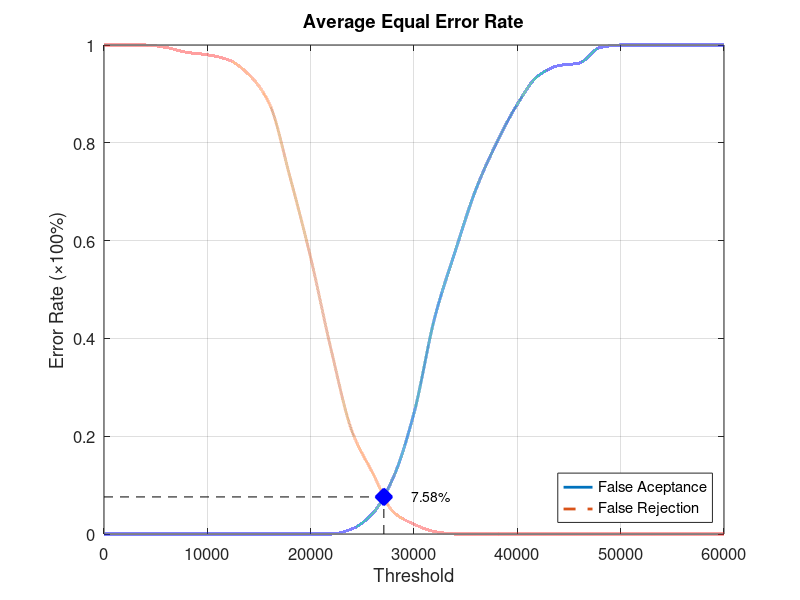
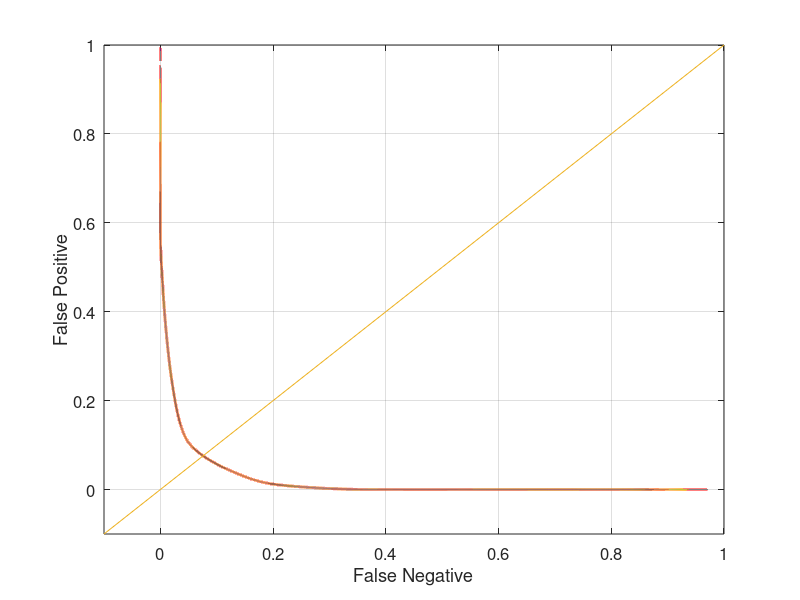

These charts were generated, in order, by the following MATLAB code:
function yEER = Database4_4
close all;
clear;
clc;
x = 0:2000:60000;
xq = 0:0.5:60000;

y0 = [0 0 0 0 0 0 0 0 0 0 0 0 0.0105263 0.0421053 0.115789 0.247368 0.442105 0.578947 0.705263 0.8 0.878947 0.936842 0.957895 0.963158 0.994737 1 1 1 1 1 1];
yy0 = interp1(x, y0, xq, 'pchip');
y1 = [1 1 1 0.995 0.985 0.98 0.97 0.94 0.88 0.73 0.565 0.375 0.21 0.125 0.045 0.02 0.005 0 0 0 0 0 0 0 0 0 0 0 0 0 0];
yy1 = interp1(x, y1, xq, 'pchip');

% Calculating EER: 
y2 = abs(y0 - y1);
find(y2 == min(y2))
yy2 = abs(yy0 - yy1);
xEER = find(yy2 == min(yy2));
xEERIndex = xq(xEER) % X-axis EER
yEER = yy0(xEER) % Y-axis EER

main = figure
plot(xq, yy0,'-','LineWidth', 2);	hold on
plot(xq, yy1,'--','LineWidth', 2);	hold on
plot([xEERIndex xEERIndex], [0 yEER], 'k--');	hold on
plot([0 xEERIndex], [yEER yEER], 'k--');	hold on
plot(xEERIndex, yEER, 'bx', 'LineWidth', 10);	hold on
text(xEERIndex + 10 * xEERIndex / 100, yEER, [num2str(round((10000 * yEER)) / 100) '%'])
legend('False Aceptance', 'False Rejection', 'Location', 'SouthEast')
xlabel('Threshold')
ylabel('Error Rate (\times100%)')
title('Average Equal Error Rate')
set(gca, 'FontSize', 12)
axis([0 60000 0 1])
grid on

print(main, 'Database4_4Main', '-dpng');
FNRxFPR = figure('Color', [1 1 1]);
plot(yy1, yy0, '-', yy1, yy0, 'LineWidth', 2);
hold on
y = -0.1:0.1:1
plot(y, y); 
set(gca, 'FontSize', 12)
xlabel('False Negative')
ylabel('False Positive')
axis([-0.1 1 -0.1 1])
set(gca, 'FontSize', 12)
grid on

print(FNRxFPR, 'Database4_4FNRxFPR','-dpng');
end
